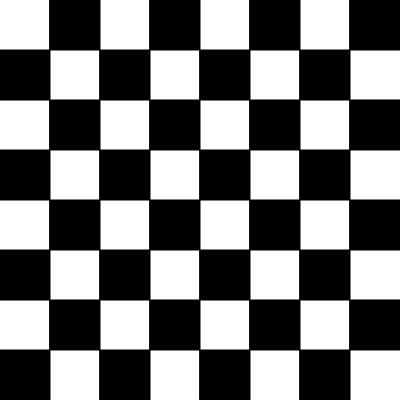
Frame 1 (no input)
Frame 60 (no input): identical to frame 1, image omitted
Frame 120 (the mouse pressed at the canvas centre since frame 60): identical to frame 1, image omitted

The p5.js sketch that drew this single still picture (run headless with seeded random() and noise() and a simulated clock; from frame 60 on, the mouse is pressed at the canvas centre):

// p5.js sketch
// ── sketch.js
function setup() {
    createCanvas(400, 400);
    background(220);
}


//if 쓰기? lerp?
function draw (){

    background(255)
    let gridSize = 8
    let rectSize = width/8

    //white

    for (let i = 0; i < 8; i = i + 1){
        for(let v = 0; v < 8; v = v+1) {
          if (i % 2 === 0 && v % 2 === 1){
            fill(0)
            rect(rectSize*i, rectSize*v, rectSize, rectSize)
          } else if (i % 2 === 1 && v % 2 === 0){
            fill(0)
            rect(rectSize*i, rectSize*v, rectSize, rectSize)
          }
          
        }
    }

}

//fill이랑 function은 바로 짝꿍처럼 붙어잇어야 fill이 수식할 것을 찾음. 아니면 그냥 전체를 다 ,fill해버리고 전에 잇던 background도 cascade법칙이 적용되어서 그냥 캔버스 전체가 fill됨!
// ── 6.html
<!DOCTYPE html>
<html lang="en">
<head>
    <meta charset="UTF-8">
    <meta name="viewport" content="width=device-width, initial-scale=1.0">
   
    <link rel="stylesheet" href="style.css">
    <script src="../../../js/p5.js"></script>
    <title>6-color-bar-gradient</title>
</head>
<body>
    <h1>6-color-bar-gradient</h1>
    <a href="../week3.html">go back</a>
    <script src="sketch.js"></script>
</body>
</html>
